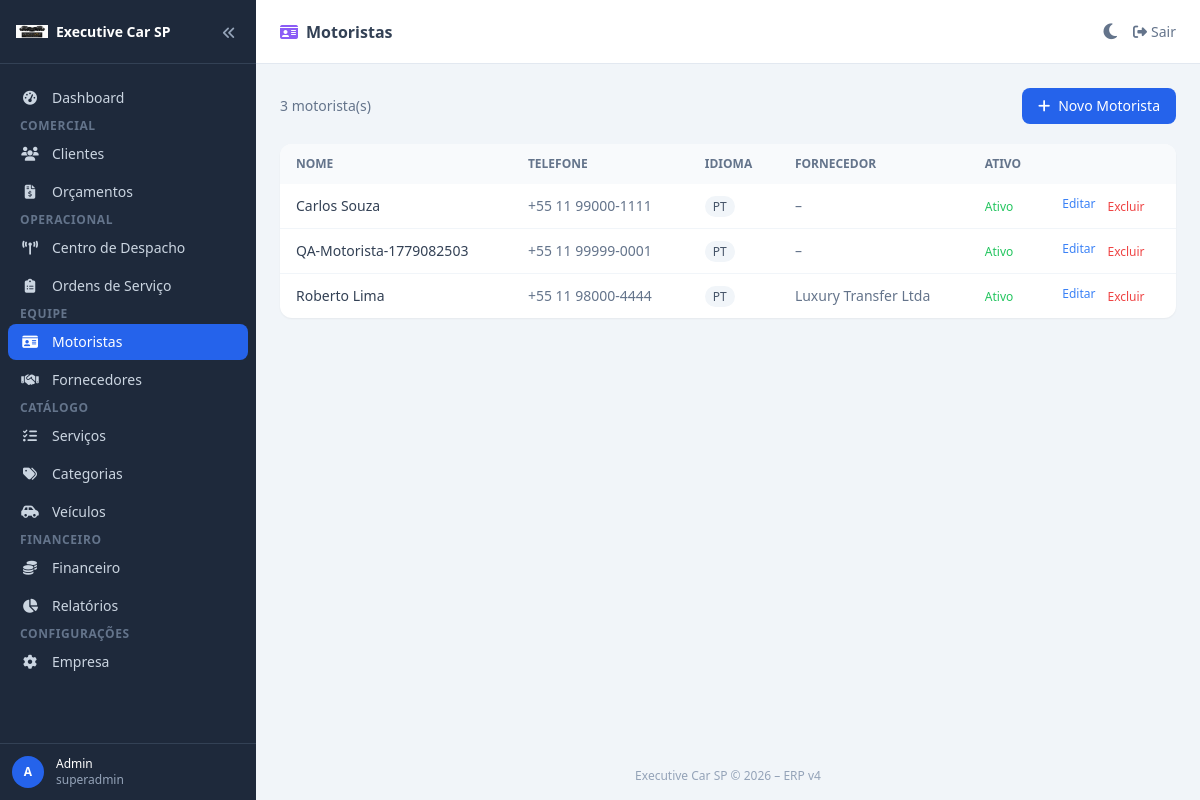
The page /drivers/ (signed in) on the database its author committed.
### app/models/company.py (models this page shows, shortened)
class Company(db.Model, TimestampMixin):
    __tablename__ = "companies"
    id       = db.Column(db.Integer, primary_key=True)
    name     = db.Column(db.String(200), nullable=False)
    slug     = db.Column(db.String(100), unique=True, nullable=False)
    email    = db.Column(db.String(200))
    phone    = db.Column(db.String(50))
    document = db.Column(db.String(50))   # CNPJ
    address  = db.Column(db.Text)
    logo_url = db.Column(db.String(500))
    plan     = db.Column(db.String(50), default="basic")    # basic, pro, enterprise
    status   = db.Column(db.String(50), default="active")   # active, suspended, cancelled
    settings = db.Column(db.JSON)
    users          = db.relationship("User",          backref="company", lazy="dynamic")
    clients        = db.relationship("Client",        backref="company", lazy="dynamic")
    suppliers      = db.relationship("Supplier",      backref="company", lazy="dynamic")
    drivers        = db.relationship("Driver",        backref="company", lazy="dynamic")
    vehicles       = db.relationship("Vehicle",       backref="company", lazy="dynamic")
    quotes         = db.relationship("Quote",         backref="company", lazy="dynamic")
    bookings       = db.relationship("Booking",       backref="company", lazy="dynamic")
    service_orders = db.relationship("ServiceOrder",  backref="company", lazy="dynamic")

### app/models/user.py (models this page shows, shortened)
class User(db.Model, UserMixin, TimestampMixin):
    __tablename__ = "users"
    id            = db.Column(db.Integer, primary_key=True)
    company_id    = db.Column(db.Integer, db.ForeignKey("companies.id"), nullable=False)
    name          = db.Column(db.String(200), nullable=False)
    email         = db.Column(db.String(200), unique=True, nullable=False)
    password_hash = db.Column(db.String(500))
    role          = db.Column(db.String(50), default="operator")
    is_active     = db.Column(db.Boolean, default=True)
    last_login    = db.Column(db.DateTime)

### app/models/driver.py (models this page shows, shortened)
class Driver(db.Model, TimestampMixin, SoftDeleteMixin):
    __tablename__ = "drivers"
    id             = db.Column(db.Integer, primary_key=True)
    company_id     = db.Column(db.Integer, db.ForeignKey("companies.id"), nullable=False)
    supplier_id    = db.Column(db.Integer, db.ForeignKey("suppliers.id"), nullable=True)
    name           = db.Column(db.String(200), nullable=False)
    phone          = db.Column(db.String(50))
    email          = db.Column(db.String(200))
    license_number = db.Column(db.String(50))
    license_expiry = db.Column(db.Date)
    language       = db.Column(db.String(50), default="monolingual")
    state          = db.Column(db.String(10))
    status         = db.Column(db.String(50), default="available")
    notes          = db.Column(db.Text)
    is_active      = db.Column(db.Boolean, default=True)
    bookings = db.relationship("Booking", backref="driver", lazy="dynamic")

### app/models/supplier.py (models this page shows, shortened)
class Supplier(db.Model, TimestampMixin, SoftDeleteMixin):
    __tablename__ = "suppliers"
    id            = db.Column(db.Integer, primary_key=True)
    company_id    = db.Column(db.Integer, db.ForeignKey("companies.id"), nullable=False)
    name          = db.Column(db.String(200), nullable=False)
    contact       = db.Column(db.String(200))
    email         = db.Column(db.String(200))
    phone         = db.Column(db.String(50))
    document      = db.Column(db.String(50))
    address       = db.Column(db.Text)
    city          = db.Column(db.String(100))
    state         = db.Column(db.String(10))
    service_type  = db.Column(db.String(200))
    payment_terms = db.Column(db.String(200))
    notes         = db.Column(db.Text)
    is_active     = db.Column(db.Boolean, default=True)
    drivers        = db.relationship("Driver",         backref="supplier",  lazy="dynamic")
    bookings       = db.relationship("Booking",        backref="supplier",  lazy="dynamic")
    service_orders = db.relationship("ServiceOrder",   backref="supplier",  lazy="dynamic",
                                     foreign_keys="ServiceOrder.supplier_id")

### app/blueprints/drivers/routes.py (the view)
@drivers_bp.route("/")
@login_required
def index():
    q     = request.args.get("q", "").strip()
    query = Driver.query.filter_by(company_id=current_user.company_id, deleted_at=None)
    if q:
        query = query.filter(Driver.name.ilike(f"%{q}%"))
    drivers = query.order_by(Driver.name).all()
    return render_template("drivers/index.html", drivers=drivers, q=q)

### app/models/user.py (called while the page is built)
@login_manager.user_loader
def load_user(user_id):
    return User.query.get(int(user_id))

### app/templates/drivers/index.html (shortened to what this page needs)
{% extends "base.html" %}
{% block page_title %}<i class="fa-solid fa-id-card mr-2 text-violet-500"></i>Motoristas{% endblock %}
{% block content %}
<div class="flex justify-between items-center mb-5">
  <p class="text-sm text-slate-500">{{ drivers|length }} motorista(s)</p>
  <a href="{{ url_for('drivers.new') }}"
     class="bg-blue-600 hover:bg-blue-700 text-white text-sm font-medium px-4 py-2 rounded-lg flex items-center gap-2">
    <i class="fa-solid fa-plus"></i> Novo Motorista
  </a>
</div>
<div class="bg-white dark:bg-slate-800 rounded-xl shadow-sm overflow-hidden">
  <table class="w-full text-sm">
    <thead class="bg-slate-50 dark:bg-slate-700">
      <tr>
        <th class="px-4 py-3 text-left text-xs font-semibold text-slate-500 uppercase">Nome</th>
        <th class="px-4 py-3 text-left text-xs font-semibold text-slate-500 uppercase">Telefone</th>
        <th class="px-4 py-3 text-left text-xs font-semibold text-slate-500 uppercase">Idioma</th>
        <th class="px-4 py-3 text-left text-xs font-semibold text-slate-500 uppercase">Fornecedor</th>
        <th class="px-4 py-3 text-left text-xs font-semibold text-slate-500 uppercase">Ativo</th>
        <th class="px-4 py-3"></th>
      </tr>
    </thead>
    <tbody class="divide-y divide-slate-100 dark:divide-slate-700">
      {% for d in drivers %}
      <tr class="hover:bg-slate-50 dark:hover:bg-slate-700">
        <td class="px-4 py-3 font-medium text-slate-700 dark:text-slate-200">{{ d.name }}</td>
        <td class="px-4 py-3 text-slate-500">{{ d.phone or '–' }}</td>
        <td class="px-4 py-3">
          {% if d.language == 'bilingual' %}
          <span class="text-xs px-2 py-0.5 bg-blue-100 text-blue-700 rounded-full">Bilíngue</span>
          {% else %}
          <span class="text-xs px-2 py-0.5 bg-slate-100 text-slate-600 rounded-full">PT</span>
          {% endif %}
        </td>
        <td class="px-4 py-3 text-slate-500">{{ d.supplier.name if d.supplier else '–' }}</td>
        <td class="px-4 py-3">
          {% if d.is_active %}<span class="text-green-500 text-xs">Ativo</span>{% else %}<span class="text-red-400 text-xs">Inativo</span>{% endif %}
        </td>
        <td class="px-4 py-3 flex gap-3">
          <a href="{{ url_for('drivers.edit', did=d.id) }}" class="text-blue-500 hover:underline text-xs">Editar</a>
          <form method="post" action="{{ url_for('drivers.delete', did=d.id) }}" class="inline"
                onsubmit="return confirm('Excluir?')">
            <button class="text-red-500 hover:underline text-xs">Excluir</button>
          </form>
        </td>
      </tr>
      {% else %}
      <tr><td colspan="6" class="px-4 py-10 text-center text-slate-400">Nenhum motorista.</td></tr>
      {% endfor %}
    </tbody>
  </table>
</div>
{% endblock %}

### app/templates/base.html (shortened to what this page needs)
<!DOCTYPE html>
<html lang="pt-BR">
<head>
  <script src="https://cdn.tailwindcss.com"></script>
  <link rel="stylesheet" href="https://cdnjs.cloudflare.com/ajax/libs/font-awesome/6.5.0/css/all.min.css">
</head>
<body x-data="erp()" class="bg-slate-100 dark:bg-slate-900 text-slate-900 dark:text-slate-100 min-h-screen font-sans antialiased">
<aside :class="sidebarOpen ? 'w-64' : 'w-16'"
       class="fixed inset-y-0 left-0 z-50 bg-slate-800 flex flex-col transition-all duration-300 overflow-hidden">
  <div class="h-16 flex items-center justify-between px-4 border-b border-slate-700 shrink-0">
    <a href="/" class="flex items-center gap-2 min-w-0">
      {% if current_company and current_company.logo_url %}
      <img src="{{ current_company.logo_url }}" alt="Logo"
           class="w-8 h-8 object-contain rounded shrink-0">
      {% else %}
      <div class="w-8 h-8 bg-blue-600 rounded-lg flex items-center justify-center shrink-0">
        <i class="fa-solid fa-car text-white text-sm"></i>
      </div>
      {% endif %}
      <span x-show="sidebarOpen" x-transition class="text-white font-bold text-sm truncate">
        {{ current_company.name if current_company else 'Executive Car SP' }}
      </span>
    </a>
    <button @click="sidebarOpen = !sidebarOpen; localStorage.setItem('sidebarOpen', sidebarOpen)"
            class="text-slate-400 hover:text-white p-1 shrink-0">
      <i :class="sidebarOpen ? 'fa-angles-left' : 'fa-angles-right'" class="fa-solid text-sm"></i>
    </button>
  </div>
  <nav class="flex-1 py-4 px-2 overflow-y-auto space-y-0.5">
    {% set sl = "flex items-center gap-3 px-3 py-2 rounded-lg text-slate-300 hover:bg-slate-700 hover:text-white transition-colors text-sm w-full" %}
    {% set sl_active = "flex items-center gap-3 px-3 py-2 rounded-lg bg-blue-600 text-white text-sm w-full" %}
    <a href="{{ url_for('dashboard.index') }}"
       class="{{ sl_active if request.endpoint == 'dashboard.index' else sl }}">
      <i class="fa-solid fa-gauge-high w-5 text-center shrink-0"></i>
      <span x-show="sidebarOpen" x-transition class="truncate">Dashboard</span>
    </a>
    <p x-show="sidebarOpen" class="text-xs font-semibold text-slate-500 uppercase tracking-wider px-3 mt-5 mb-1">Comercial</p>
    <a href="{{ url_for('clients.index') }}"
       class="{{ sl_active if request.blueprint == 'clients' else sl }}">
      <i class="fa-solid fa-users w-5 text-center shrink-0"></i>
      <span x-show="sidebarOpen" x-transition class="truncate">Clientes</span>
    </a>
    <a href="{{ url_for('quotes.index') }}"
       class="{{ sl_active if request.blueprint == 'quotes' else sl }}">
      <i class="fa-solid fa-file-invoice-dollar w-5 text-center shrink-0"></i>
      <span x-show="sidebarOpen" x-transition class="truncate">Orçamentos</span>
    </a>
    <p x-show="sidebarOpen" class="text-xs font-semibold text-slate-500 uppercase tracking-wider px-3 mt-5 mb-1">Operacional</p>
    <a href="{{ url_for('dispatch.index') }}"
       class="{{ sl_active if request.blueprint == 'dispatch' else sl }}">
      <i class="fa-solid fa-tower-broadcast w-5 text-center shrink-0"></i>
      <span x-show="sidebarOpen" x-transition class="truncate">Centro de Despacho</span>
    </a>
    <a href="{{ url_for('service_orders.index') }}"
       class="{{ sl_active if request.blueprint == 'service_orders' else sl }}">
      <i class="fa-solid fa-clipboard-list w-5 text-center shrink-0"></i>
      <span x-show="sidebarOpen" x-transition class="truncate">Ordens de Serviço</span>
    </a>
    <p x-show="sidebarOpen" class="text-xs font-semibold text-slate-500 uppercase tracking-wider px-3 mt-5 mb-1">Equipe</p>
    <a href="{{ url_for('drivers.index') }}"
       class="{{ sl_active if request.blueprint == 'drivers' else sl }}">
      <i class="fa-solid fa-id-card w-5 text-center shrink-0"></i>
      <span x-show="sidebarOpen" x-transition class="truncate">Motoristas</span>
    </a>
    <a href="{{ url_for('suppliers.index') }}"
       class="{{ sl_active if request.blueprint == 'suppliers' else sl }}">
      <i class="fa-solid fa-handshake w-5 text-center shrink-0"></i>
      <span x-show="sidebarOpen" x-transition class="truncate">Fornecedores</span>
    </a>
    <p x-show="sidebarOpen" class="text-xs font-semibold text-slate-500 uppercase tracking-wider px-3 mt-5 mb-1">Catálogo</p>
    <a href="{{ url_for('services.index') }}"
       class="{{ sl_active if request.blueprint == 'services' else sl }}">
      <i class="fa-solid fa-list-check w-5 text-center shrink-0"></i>
      <span x-show="sidebarOpen" x-transition class="truncate">Serviços</span>
    </a>
    <a href="{{ url_for('categories.index') }}"
       class="{{ sl_active if request.blueprint == 'categories' else sl }}">
      <i class="fa-solid fa-tags w-5 text-center shrink-0"></i>
      <span x-show="sidebarOpen" x-transition class="truncate">Categorias</span>
    </a>
    <a href="{{ url_for('vehicles.index') }}"
       class="{{ sl_active if request.blueprint == 'vehicles' else sl }}">
      <i class="fa-solid fa-car-side w-5 text-center shrink-0"></i>
      <span x-show="sidebarOpen" x-transition class="truncate">Veículos</span>
    </a>
    <p x-show="sidebarOpen" class="text-xs font-semibold text-slate-500 uppercase tracking-wider px-3 mt-5 mb-1">Financeiro</p>
    <a href="{{ url_for('financial.index') }}"
       class="{{ sl_active if request.blueprint == 'financial' else sl }}">
      <i class="fa-solid fa-coins w-5 text-center shrink-0"></i>
      <span x-show="sidebarOpen" x-transition class="truncate">Financeiro</span>
    </a>
    <a href="{{ url_for('reports.index') }}"
       class="{{ sl_active if request.blueprint == 'reports' else sl }}">
      <i class="fa-solid fa-chart-pie w-5 text-center shrink-0"></i>
      <span x-show="sidebarOpen" x-transition class="truncate">Relatórios</span>
    </a>
    <p x-show="sidebarOpen" class="text-xs font-semibold text-slate-500 uppercase tracking-wider px-3 mt-5 mb-1">Configurações</p>
    <a href="{{ url_for('dashboard.settings') }}"
       class="{{ sl_active if request.endpoint == 'dashboard.settings' else sl }}">
      <i class="fa-solid fa-gear w-5 text-center shrink-0"></i>
      <span x-show="sidebarOpen" x-transition class="truncate">Empresa</span>
    </a>
  </nav>
  <div class="border-t border-slate-700 p-3 shrink-0">
    <div class="flex items-center gap-3">
      <div class="w-8 h-8 bg-blue-600 rounded-full flex items-center justify-center text-white text-xs font-bold shrink-0">
        {{ current_user.name[0]|upper if current_user.is_authenticated else '?' }}
      </div>
      <div x-show="sidebarOpen" x-transition class="min-w-0">
        <p class="text-white text-xs font-medium truncate">{{ current_user.name if current_user.is_authenticated else '' }}</p>
        <p class="text-slate-400 text-xs truncate">{{ current_user.role if current_user.is_authenticated else '' }}</p>
      </div>
    </div>
  </div>
</aside>
<div :class="sidebarOpen ? 'ml-64' : 'ml-16'" class="transition-all duration-300 min-h-screen flex flex-col">
  <header class="h-16 bg-white dark:bg-slate-800 border-b border-slate-200 dark:border-slate-700 flex items-center justify-between px-6 sticky top-0 z-40">
    <h1 class="text-base font-semibold text-slate-700 dark:text-slate-200">
      {% block page_title %}{% endblock %}
    </h1>
    <div class="flex items-center gap-4">
      <button id="darkToggle" title="Alternar Dark / Light" class="text-slate-500 hover:text-slate-700 dark:text-slate-400 dark:hover:text-white transition-colors">
        <i id="darkIcon" class="fa-solid fa-moon text-lg"></i>
      </button>
      <a href="{{ url_for('auth.logout') }}" class="text-slate-500 hover:text-slate-700 dark:text-slate-400 dark:hover:text-white text-sm flex items-center gap-1">
        <i class="fa-solid fa-right-from-bracket"></i>
        <span class="hidden sm:inline">Sair</span>
      </a>
    </div>
  </header>
  <main class="flex-1 p-6">{% block content %}{% endblock %}</main>
  <footer class="text-center text-xs text-slate-400 dark:text-slate-600 py-4">
    Executive Car SP &copy; 2026 – ERP v4
  </footer>
</div>
</body>
</html>

### rows shown on the page
Company: logo_url (picture), name "Executive Car SP"
User: is_active+name "A", is_active+name "Admin", is_active+role "superadmin"
Driver: name "Carlos Souza", phone "+55 11 99000-1111", language "PT", supplier "–", is_active "Ativo"
Driver: name "QA-Motorista-1779082503", phone "+55 11 99999-0001", language "PT", supplier "–", is_active "Ativo"
Driver: name "Roberto Lima", phone "+55 11 98000-4444", language "PT", supplier "Luxury Transfer Ltda", is_active "Ativo"

### other values the page prints
{{ drivers|length }} "3"
